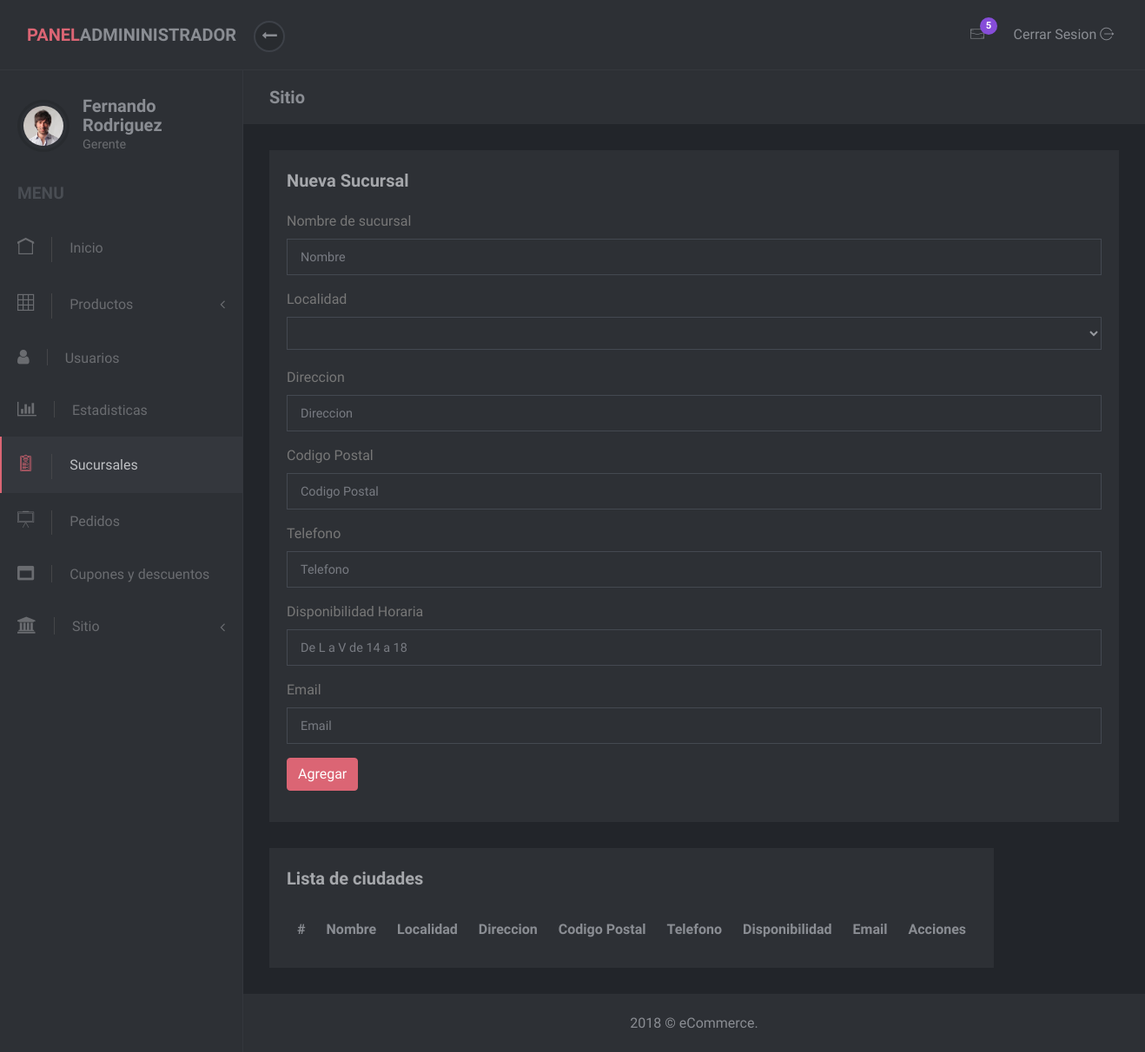
Page /admin/stores.php on the earlier database version.
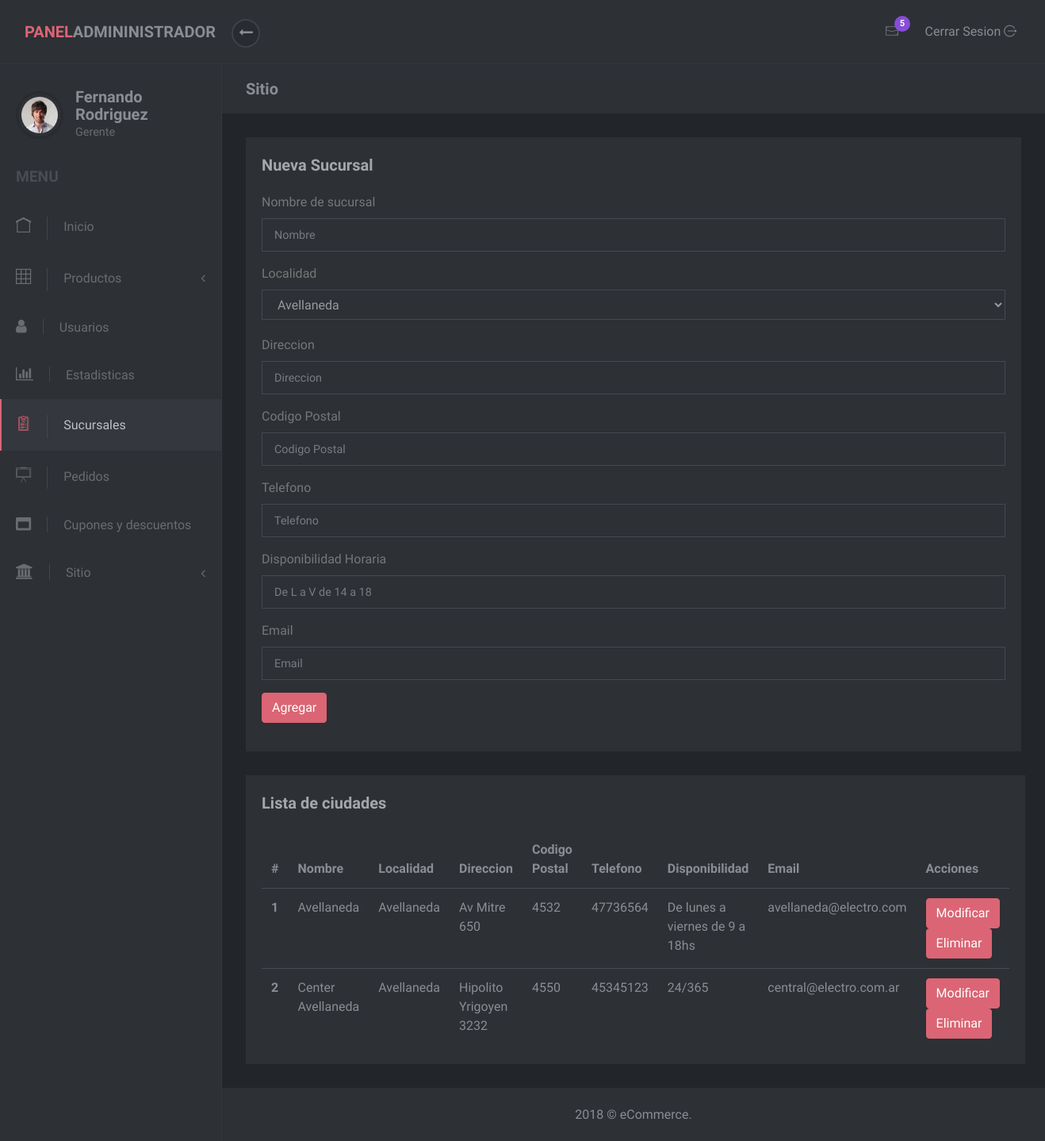
Same page on the later database version.
### tables this page shows
CREATE TABLE `store` (
  `idStore` int(11) NOT NULL,
  `idAddress` int(11) NOT NULL,
  `name` varchar(255) NOT NULL,
  `telephone` varchar(255) NOT NULL,
  `available` varchar(255) NOT NULL,
  `email` varchar(255) NOT NULL
);

CREATE TABLE `location` (
  `idLocation` int(11) NOT NULL,
  `idCity` int(11) NOT NULL,
  `name` varchar(255) NOT NULL
);

CREATE TABLE `address` (
  `idAddress` int(11) NOT NULL,
  `idLocation` int(11) NOT NULL,
  `dir` varchar(255) NOT NULL,
  `postalCode` int(11) NOT NULL
);

### php/location.php (called while the page is built, shortened)
<?php
class Location
{
    function findLocationById($id)
    {
        $db = Database::getInstance();
        $mysqli = $db->getConnection();
        $sqlProcedure = "SELECT * FROM location WHERE idLocation='$id' LIMIT 1";
        if($result = $mysqli->query($sqlProcedure))
        {
            if(mysqli_num_rows($result) > 0)
            {
                $row = $result->fetch_array(MYSQLI_ASSOC);
                $this->name = $row["name"];
            }
        }else{
            new LogFiles(__FUNCTION__,"No puede devolver la localidad");
            header(ERROR_404);
        }
    }
    function getListOfLocations()
    {
        $db = Database::getInstance();
        $mysqli = $db->getConnection();
        $sqlProcedure = "SELECT * FROM location";
        if($result = $mysqli->query($sqlProcedure))
        {
                $listaLocations = array();
                while ($row = $result->fetch_assoc())
                {
                    $listaLocations[] = $row;
                }
                return $listaLocations;
        }else{
            new LogFiles(__FUNCTION__,"No puede devolver todos las localidades");
            header(ERROR_404);
        }
        return null;
    }
}
?>

### admin/requestsAdmin.php (called while the page is built, shortened)
<?php
include_once(dirname(__FILE__) . "/.." . "/php/location.php");
include_once(dirname(__FILE__) . "/.." . "/php/address.php");
include_once(dirname(__FILE__) . "/.." . "/php/store.php");
function locationListar()
{
    $location = new Location();
    return $location->getListOfLocations();
}
function storeListar()
{
    $store = new Store();
    return $store->getListOfStores();
}
?>

### php/store.php (called while the page is built, shortened)
<?php
class Store
{
    function getListOfStores()
    {
        $db = Database::getInstance();
        $mysqli = $db->getConnection();
        $sqlProcedure = "SELECT * FROM store";
        if($result = $mysqli->query($sqlProcedure))
        {
                $listaStores = array();
                while ($row = $result->fetch_assoc())
                {
                    $listaStores[] = $row;
                }
                return $listaStores;
        }else{
            new LogFiles(__FUNCTION__,"No puede devolver todos las sucursales");
            header(ERROR_404);
        }
        return null;
    }
}
?>

### php/address.php (called while the page is built, shortened)
<?php
class Address
{
    function findAddressById($id)
    {
        $db = Database::getInstance();
        $mysqli = $db->getConnection();
        $sqlProcedure = "SELECT * FROM address WHERE idAddress='$id' LIMIT 1";
        if($result = $mysqli->query($sqlProcedure))
        {
            if(mysqli_num_rows($result) > 0)
            {
                $row = $result->fetch_array(MYSQLI_ASSOC);
                $this->dir = $row["dir"];
                $this->postalCode = $row["postalCode"];
            }
        }else{
            new LogFiles(__FUNCTION__,"No puede devolver la direccion");
            header(ERROR_404);
        }
    }
}
?>

### admin/stores.php (the view, shortened to what the changed rows need)
<?php
   include(dirname(__FILE__) . "/requestsAdmin.php");
?>
<!DOCTYPE html>
<html>
   <head>
      <link rel="stylesheet" href="vendor/bootstrap/css/bootstrap.min.css">
      <link rel="stylesheet" href="vendor/font-awesome/css/font-awesome.min.css">
      <link rel="stylesheet" href="css/font.css">
      <link rel="stylesheet" href="css/style.pink.css" id="theme-stylesheet">
      <link rel="stylesheet" href="css/custom.css">
   </head>
   <body>
      <div class="d-flex align-items-stretch">
         <nav id="sidebar">
            <div class="sidebar-header d-flex align-items-center">
               <div class="title">
                  <h1 class="h5">Fernando Rodriguez</h1>
               </div>
            </div>
         </nav>
         <div class="page-content">
            <div class="page-header">
               <div class="container-fluid">
                  <h2 class="h5 no-margin-bottom">Sitio</h2>
               </div>
            </div>
            <section class="no-padding-top no-padding-bottom">
               <div class="container-fluid">
                  <div class="row">
                     <div class="col">
                        <div class="block">
                           <div class="block-body">
                                  <div class="form-group">
                                    <label class="form-control-label">Localidad</label>
                                    <select class="form-control" id="codigoLocation">
                                      <?php
                                          $localidades = locationListar();
                                          foreach ($localidades as $localidad)
                                          {
                                      ?>
                                      <option value="<?php echo $localidad["idLocation"];?>"><?php echo $localidad["name"]; ?></option>
                                          <?php } ?>
                                    </select>
                                  </div>
                           </div>
                        </div>
                     </div>
                     <div id="table-stores">
                        <div class="col">
                           <div class="block margin-bottom-sm">
                              <table class="table">
                                 <thead>
                                    <tr>
                                        <th>#</th>
                                        <th>Nombre</th>
                                        <th>Localidad</th>
                                        <th>Direccion</th>
                                        <th>Codigo Postal</th>
                                        <th>Telefono</th>
                                        <th>Disponibilidad</th>
                                        <th>Email</th>
                                        <th>Acciones</th>
                                 </thead>
                                 <tbody>
                                 <?php
                                          $stores = storeListar();
                                          $count = 1;
                                          foreach ($stores as $store)
                                          {
                                          ?>
                                          <tr>
                                            <th scope="row"><?php echo $count; ?></th>
                                            <td><?php echo $store["name"]; ?></td>
                                            <td>
                                                <?php
                                                $address = new Address();
                                                $address->findAddressById($store["idAddress"]);
                                                $location = new Location();
                                                $location->findLocationById($address->idLocation);
                                                echo $location->name;
                                                ?>
                                            </td>
                                            <td><?php echo $address->dir; ?></td>
                                            <td><?php echo $address->postalCode; ?></td>
                                            <td><?php echo $store["telephone"]; ?></td>
                                            <td><?php echo $store["available"]; ?></td>
                                            <td><?php echo $store["email"]; ?></td>
                                            <td><input type="submit" value="Modificar" class="btn btn-primary"> <input type="submit" value="Eliminar" onclick="eliminarStore(<?php echo $store["idStore"]; ?>)" class="btn btn-primary"></td>
                                          </tr>
                                          <?php
                                            $count++;
                                            }
                                          ?>
                                 </tbody>
                              </table>
                           </div>
                        </div>
                     </div>
                  </div>
               </div>
            </section>
         </div>
      </div>
   </body>
</html>

Differences in the rows shown:
added store: name "Avellaneda", location.name "Avellaneda", idAddress.dir "Av Mitre 650", idAddress.postalCode "4532", telephone "47736564", available "De lunes a viernes de 9 a 18hs", email "avellaneda@electro.com"
added store: name "Center Avellaneda", location.name "Avellaneda", idAddress.dir "Hipolito Yrigoyen 3232", idAddress.postalCode "4550", telephone "45345123", available "24/365", email "central@electro.com.ar"
Other differences:
form field value: (not shown) → "Avellaneda"
